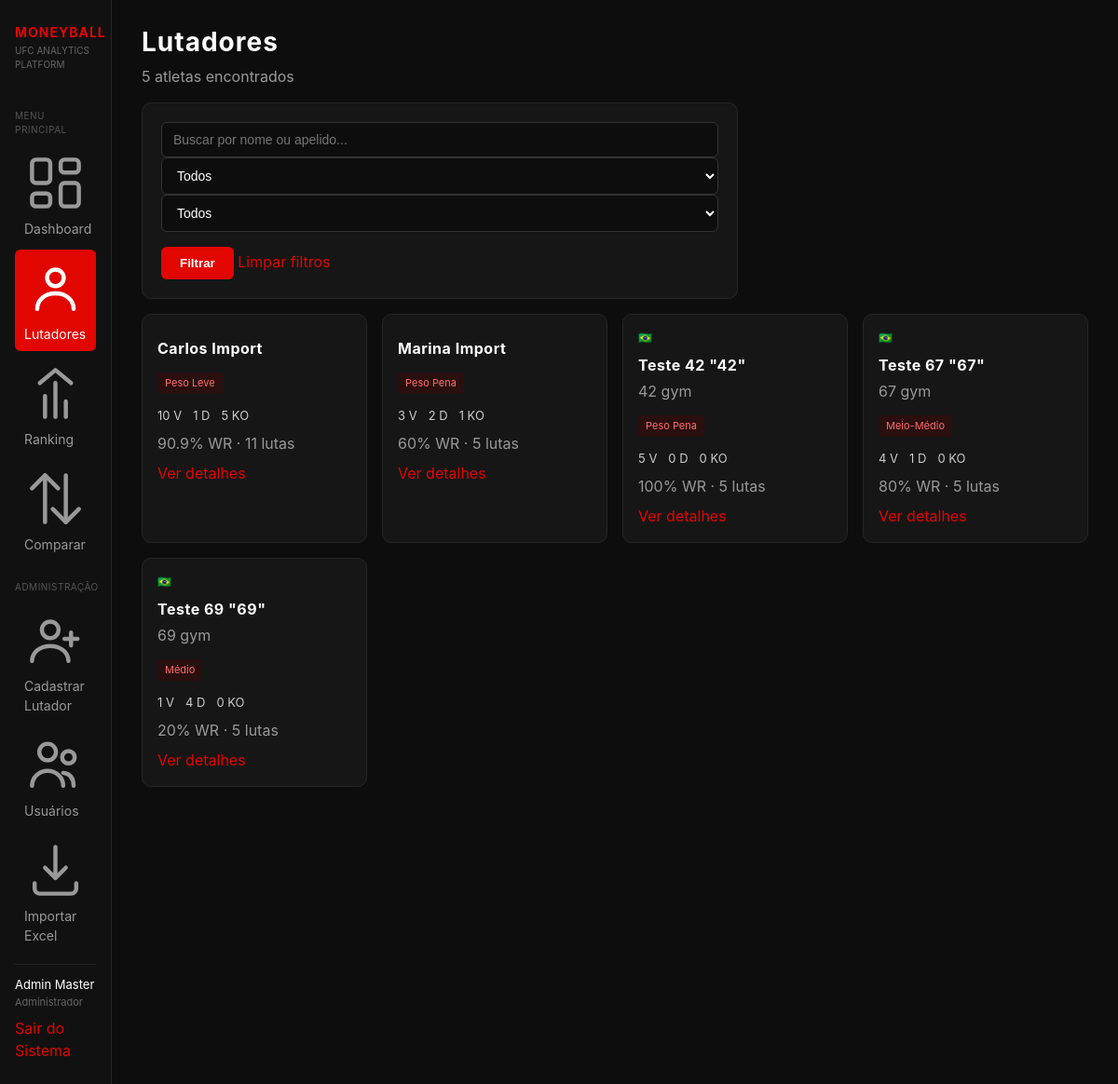
/moneyball/public/lutadores.php (signed in), run on the app's committed database.
### tables this page shows
CREATE TABLE `lutadores` (
  `id` int(11) NOT NULL,
  `nome` varchar(100) NOT NULL,
  `apelido` varchar(50) DEFAULT NULL,
  `academia` varchar(100) DEFAULT NULL,
  `categoria_peso` varchar(50) NOT NULL,
  `estilo_luta` varchar(50) DEFAULT NULL,
  `pais` varchar(60) DEFAULT NULL,
  `bandeira_emoji` varchar(10) DEFAULT NULL,
  `idade` int(11) DEFAULT NULL,
  `altura_cm` int(11) DEFAULT NULL,
  `alcance_cm` int(11) DEFAULT NULL,
  `cadastrado_por` int(11) DEFAULT NULL,
  `criado_em` datetime DEFAULT current_timestamp()
);

### moneyball/includes/funcoes_lutador.php (called while the page is built, shortened)
<?php
function listarLutadoresComFiltro($conexao, $busca = "", $categoria = "", $estilo = "") {
    $sql = "
        SELECT
            l.*,
            COALESCE(SUM(e.vitorias), 0)      AS total_vitorias,
            COALESCE(SUM(e.derrotas), 0)      AS total_derrotas,
            COALESCE(SUM(e.empates), 0)       AS total_empates,
            COALESCE(SUM(e.kos), 0)           AS total_kos,
            COALESCE(SUM(e.finalizacoes), 0)  AS total_finalizacoes
        FROM lutadores l
        LEFT JOIN estatisticas e ON e.lutador_id = l.id
        WHERE 1 = 1
    ";
    $tipos = "";
    $sql .= " GROUP BY l.id ORDER BY l.nome ASC";
    $stmt = mysqli_prepare($conexao, $sql);
    mysqli_stmt_execute($stmt);
    $resultado = mysqli_stmt_get_result($stmt);
    $lutadores = mysqli_fetch_all($resultado, MYSQLI_ASSOC);
    foreach ($lutadores as &$lutador) {
        $totalLutas = $lutador["total_vitorias"] + $lutador["total_derrotas"] + $lutador["total_empates"];
    }
    return $lutadores;
}

### moneyball/public/lutadores.php (the view, shortened to what this page needs)
<?php
require_once __DIR__ . "/../config/conexao.php";
require_once __DIR__ . "/../includes/funcoes_lutador.php";
$busca = isset($_GET["busca"]) ? trim($_GET["busca"]) : "";
$categoria = isset($_GET["categoria"]) ? $_GET["categoria"] : "Todos";
$estilo = isset($_GET["estilo"]) ? $_GET["estilo"] : "Todos";
$lutadores = listarLutadoresComFiltro($conexao, $busca, $categoria, $estilo);
$categorias = ["Todos", "Peso Mosca", "Peso Galo", "Peso Pena", "Peso Leve", "Meio-Médio", "Médio", "Meio-Pesado", "Peso Pesado"];
$estilos = ["Todos", "Striker", "Grappler", "Wrestler", "Jiu-Jitsu", "Muay Thai", "Boxing", "MMA Completo"];
?>
<!DOCTYPE html>
<html lang="pt-br">
<head>
    <link rel="stylesheet" href="../css/style.css">
</head>
<body>
<div class="layout">
    <?php include __DIR__ . "/../includes/menu.php"; ?>
    <main class="conteudo">
    <h1>Lutadores</h1>
    <p><?php echo count($lutadores); ?> atletas encontrados</p>
    <form method="GET" action="lutadores.php">
        <input
            type="text"
            name="busca"
            placeholder="Buscar por nome ou apelido..."
            value="<?php echo htmlspecialchars($busca); ?>"
        >
        <select name="categoria">
            <?php foreach ($categorias as $c): ?>
                <option value="<?php echo htmlspecialchars($c); ?>" <?php echo ($categoria === $c) ? "selected" : ""; ?>>
                    <?php echo htmlspecialchars($c); ?>
                </option>
            <?php endforeach; ?>
        </select>
        <select name="estilo">
            <?php foreach ($estilos as $e): ?>
                <option value="<?php echo htmlspecialchars($e); ?>" <?php echo ($estilo === $e) ? "selected" : ""; ?>>
                    <?php echo htmlspecialchars($e); ?>
                </option>
            <?php endforeach; ?>
        </select>
        <button type="submit">Filtrar</button>
        <a href="lutadores.php">Limpar filtros</a>
    </form>
    <div class="grid-lutadores">
        <?php foreach ($lutadores as $lutador): ?>
            <div class="card-lutador">
                <p class="bandeira"><?php echo htmlspecialchars($lutador["bandeira_emoji"]); ?></p>
                <h3>
                    <?php echo htmlspecialchars($lutador["nome"]); ?>
                    <?php if ($lutador["apelido"]): ?>
                        "<?php echo htmlspecialchars($lutador["apelido"]); ?>"
                    <?php endif; ?>
                </h3>
                <p><?php echo htmlspecialchars($lutador["academia"]); ?></p>
                <span class="badge"><?php echo htmlspecialchars($lutador["categoria_peso"]); ?></span>
                <div class="stats-linha">
                    <span><?php echo $lutador["total_vitorias"]; ?> V</span>
                    <span><?php echo $lutador["total_derrotas"]; ?> D</span>
                    <span><?php echo $lutador["total_kos"]; ?> KO</span>
                </div>
                <p><?php echo $lutador["win_rate"]; ?>% WR · <?php echo $lutador["total_lutas"]; ?> lutas</p>
                <a href="lutador_detalhe.php?id=<?php echo $lutador["id"]; ?>">Ver detalhes</a>
            </div>
        <?php endforeach; ?>
    </div>
    </main>
</div>
</body>
</html>

### moneyball/css/style.css (style rules this page uses)
* { margin: 0; padding: 0; box-sizing: border-box; }
body { background-color: #0d0d0d; color: #e5e5e5; font-family: -apple-system, "Segoe UI", Roboto, Arial, sans-serif; padding: 24px 32px; line-height: 1.5; }
h1 { color: #ffffff; font-size: 28px; letter-spacing: 1px; margin-bottom: 4px; }
h3 { color: #cccccc; font-size: 14px; text-transform: uppercase; letter-spacing: 0.5px; }
p { color: #999999; margin-bottom: 8px; }
a { color: #e10600; text-decoration: none; }
form { background-color: #161616; border: 1px solid #262626; border-radius: 10px; padding: 20px; margin: 16px 0; max-width: 640px; }
input[type="text"], input[type="email"], input[type="password"], input[type="number"], input[type="file"], select { width: 100%; background-color: #0d0d0d; border: 1px solid #333333; color: #ffffff; padding: 10px 12px; border-radius: 6px; font-size: 14px; }
button, input[type="submit"] { background-color: #e10600; color: #ffffff; border: none; padding: 10px 20px; border-radius: 6px; font-weight: bold; cursor: pointer; margin-top: 16px; }
.grid-lutadores { display: grid; grid-template-columns: repeat(auto-fill, minmax(240px, 1fr)); gap: 16px; margin-top: 16px; }
.card-lutador { background-color: #161616; border: 1px solid #262626; border-radius: 10px; padding: 16px; }
.card-lutador h3 { color: #ffffff; font-size: 16px; text-transform: none; margin: 4px 0; }
.card-lutador .bandeira { font-size: 12px; color: #888888; }
.badge { display: inline-block; background-color: #2a0f0f; color: #ff6b6b; font-size: 11px; padding: 3px 8px; border-radius: 4px; margin: 6px 0; }
.stats-linha { display: flex; gap: 12px; margin: 8px 0; color: #cccccc; font-size: 13px; }
body { padding: 0; }
.layout { display: flex; min-height: 100vh; }
.conteudo { flex-grow: 1; padding: 24px 32px; overflow-x: auto; }

### data on the page
lutadores: nome "Carlos Import", categoria_peso "Peso Leve", total_vitorias "10", total_derrotas "1", total_kos "5", win_rate "90.9", total_lutas "11"
lutadores: nome "Marina Import", categoria_peso "Peso Pena", total_vitorias "3", total_derrotas "2", total_kos "1", win_rate "60", total_lutas "5"
lutadores: bandeira_emoji "🇧🇷", nome "Teste 42", apelido "42", academia "42 gym", categoria_peso "Peso Pena", total_vitorias "5", total_derrotas "0", total_kos "0", win_rate "100", total_lutas "5"
lutadores: bandeira_emoji "🇧🇷", nome "Teste 67", apelido "67", academia "67 gym", categoria_peso "Meio-Médio", total_vitorias "4", total_derrotas "1", total_kos "0", win_rate "80", total_lutas "5"
lutadores: bandeira_emoji "🇧🇷", nome "Teste 69", apelido "69", academia "69 gym", categoria_peso "Médio", total_vitorias "1", total_derrotas "4", total_kos "0", win_rate "20", total_lutas "5"

### other printed values
$_SESSION["usuario_nome"] "Admin Master"
count($lutadores) "5"
form field categoria "Todos"
form field estilo "Todos"
